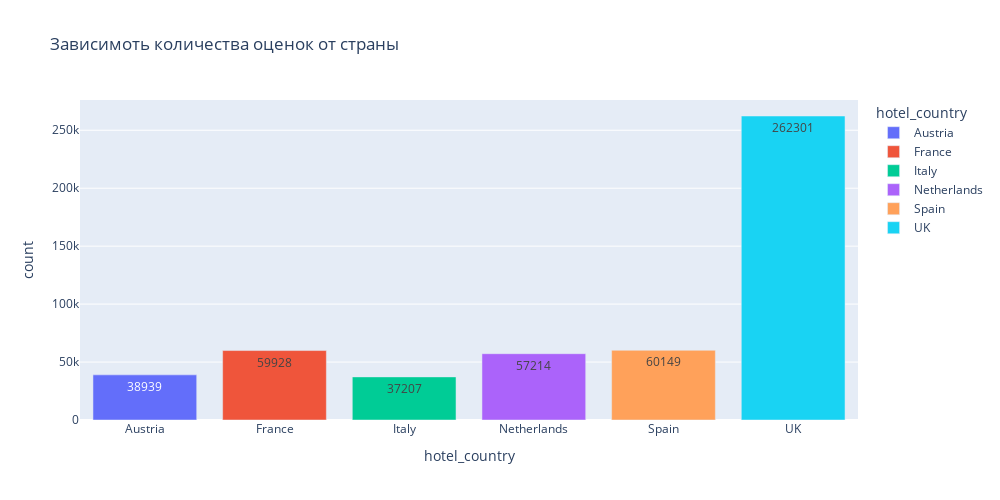

Source (notebook cell):
### Code cell
# посмотрим какое количество оценок было проставлено в каждой стране

#строим график
fig = px.bar(
    data_frame=grouped, #датафрейм
    x='hotel_country', #ось x
    y='count', #ось y
    color='hotel_country', #расцветка в зависимости от страны
    text = 'count', #текст на столбцах
    orientation='v', #ориентация графика
    height=500, #высота
    width=1000, #ширина
    title='Зависимоть количества оценок от страны' #заголовок
)
#отображаем его
fig.show()

### Figure 1 — Plotly figure (JSON) as saved in the notebook; plotly's stock layout.template omitted (floating-point values rounded to 4 significant figures)
{"data": [{"alignmentgroup": "True", "hovertemplate": "hotel_country=%{x}<br>count=%{text}<extra></extra>", "legendgroup": "Austria", "marker": {"color": "#636efa", "pattern": {"shape": ""}}, "name": "Austria", "offsetgroup": "Austria", "orientation": "v", "showlegend": true, "text": [38939], "textposition": "auto", "type": "bar", "x": ["Austria"], "xaxis": "x", "y": [38939], "yaxis": "y"}, {"alignmentgroup": "True", "hovertemplate": "hotel_country=%{x}<br>count=%{text}<extra></extra>", "legendgroup": "France", "marker": {"color": "#EF553B", "pattern": {"shape": ""}}, "name": "France", "offsetgroup": "France", "orientation": "v", "showlegend": true, "text": [59928], "textposition": "auto", "type": "bar", "x": ["France"], "xaxis": "x", "y": [59928], "yaxis": "y"}, {"alignmentgroup": "True", "hovertemplate": "hotel_country=%{x}<br>count=%{text}<extra></extra>", "legendgroup": "Italy", "marker": {"color": "#00cc96", "pattern": {"shape": ""}}, "name": "Italy", "offsetgroup": "Italy", "orientation": "v", "showlegend": true, "text": [37207], "textposition": "auto", "type": "bar", "x": ["Italy"], "xaxis": "x", "y": [37207], "yaxis": "y"}, {"alignmentgroup": "True", "hovertemplate": "hotel_country=%{x}<br>count=%{text}<extra></extra>", "legendgroup": "Netherlands", "marker": {"color": "#ab63fa", "pattern": {"shape": ""}}, "name": "Netherlands", "offsetgroup": "Netherlands", "orientation": "v", "showlegend": true, "text": [57214], "textposition": "auto", "type": "bar", "x": ["Netherlands"], "xaxis": "x", "y": [57214], "yaxis": "y"}, {"alignmentgroup": "True", "hovertemplate": "hotel_country=%{x}<br>count=%{text}<extra></extra>", "legendgroup": "Spain", "marker": {"color": "#FFA15A", "pattern": {"shape": ""}}, "name": "Spain", "offsetgroup": "Spain", "orientation": "v", "showlegend": true, "text": [60149], "textposition": "auto", "type": "bar", "x": ["Spain"], "xaxis": "x", "y": [60149], "yaxis": "y"}, {"alignmentgroup": "True", "hovertemplate": "hotel_country=%{x}<br>count=%{text}<extra></extra>", "legendgroup": "UK", "marker": {"color": "#19d3f3", "pattern": {"shape": ""}}, "name": "UK", "offsetgroup": "UK", "orientation": "v", "showlegend": true, "text": [262301], "textposition": "auto", "type": "bar", "x": ["UK"], "xaxis": "x", "y": [262301], "yaxis": "y"}], "layout": {"barmode": "relative", "height": 500, "legend": {"title": {"text": "hotel_country"}, "tracegroupgap": 0}, "title": {"text": "Зависимоть количества оценок от страны"}, "width": 1000, "xaxis": {"anchor": "y", "categoryarray": ["Austria", "France", "Italy", "Netherlands", "Spain", "UK"], "categoryorder": "array", "domain": [0, 1], "title": {"text": "hotel_country"}}, "yaxis": {"anchor": "x", "domain": [0, 1], "title": {"text": "count"}}}}
